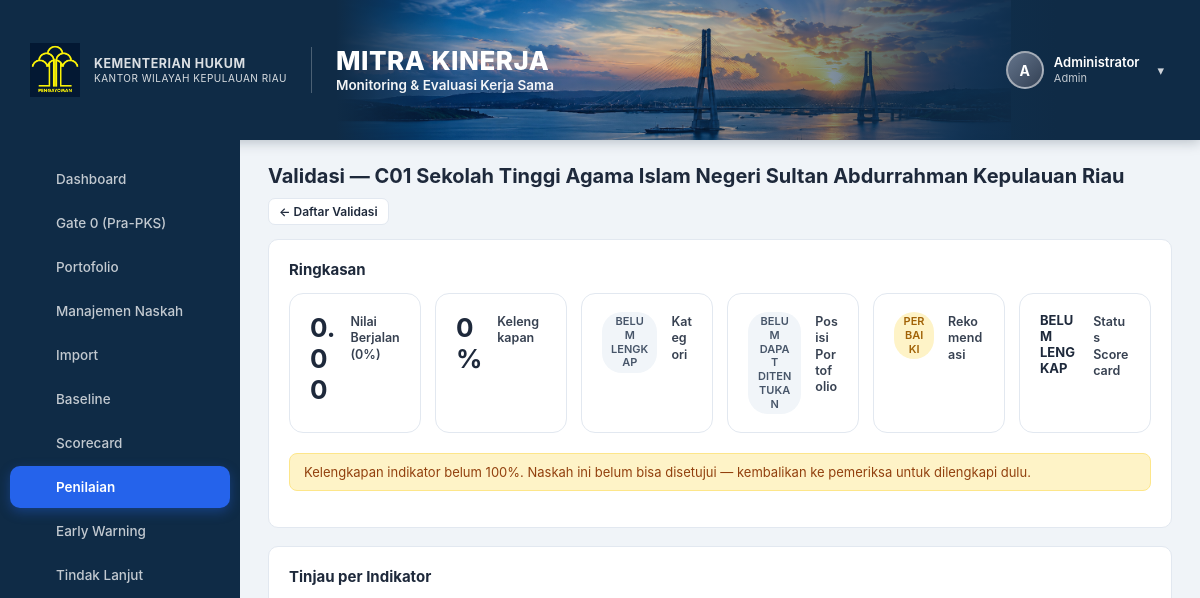
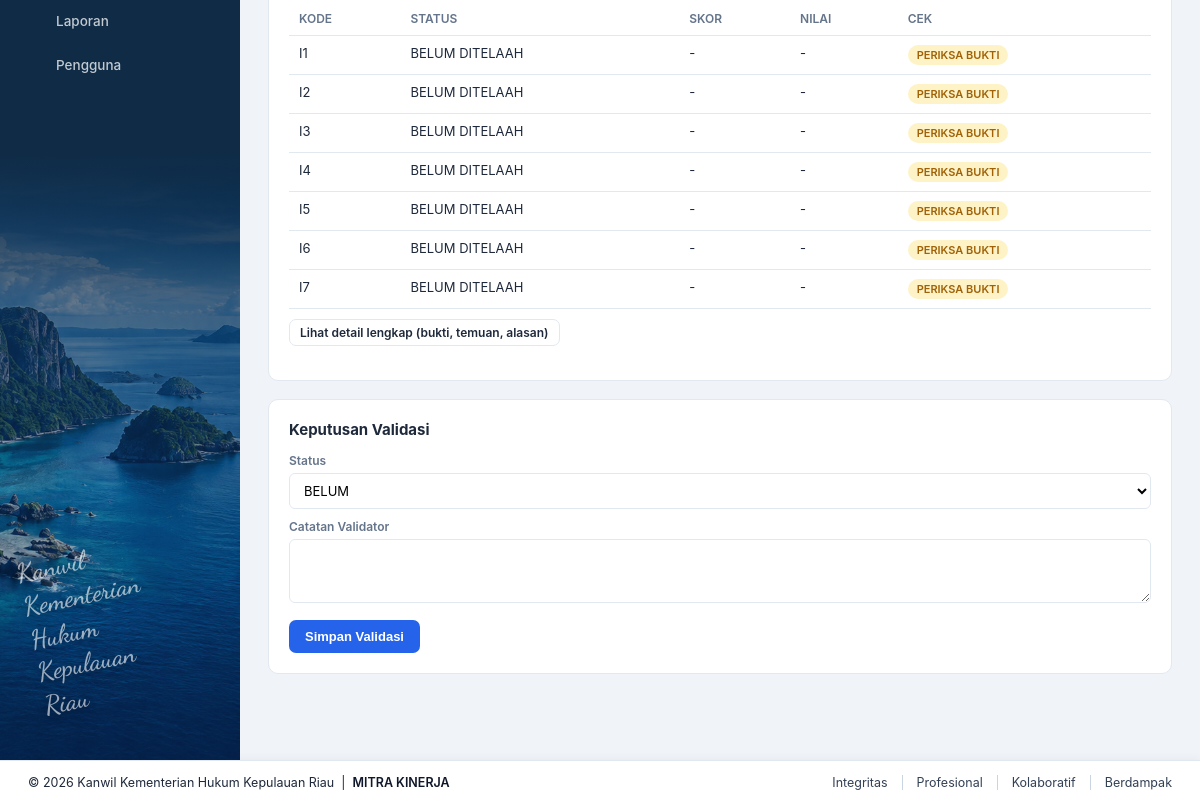
Before: /mitra_validasi.php?id=5 (signed in) with the older database file (2 pictures, top to bottom).
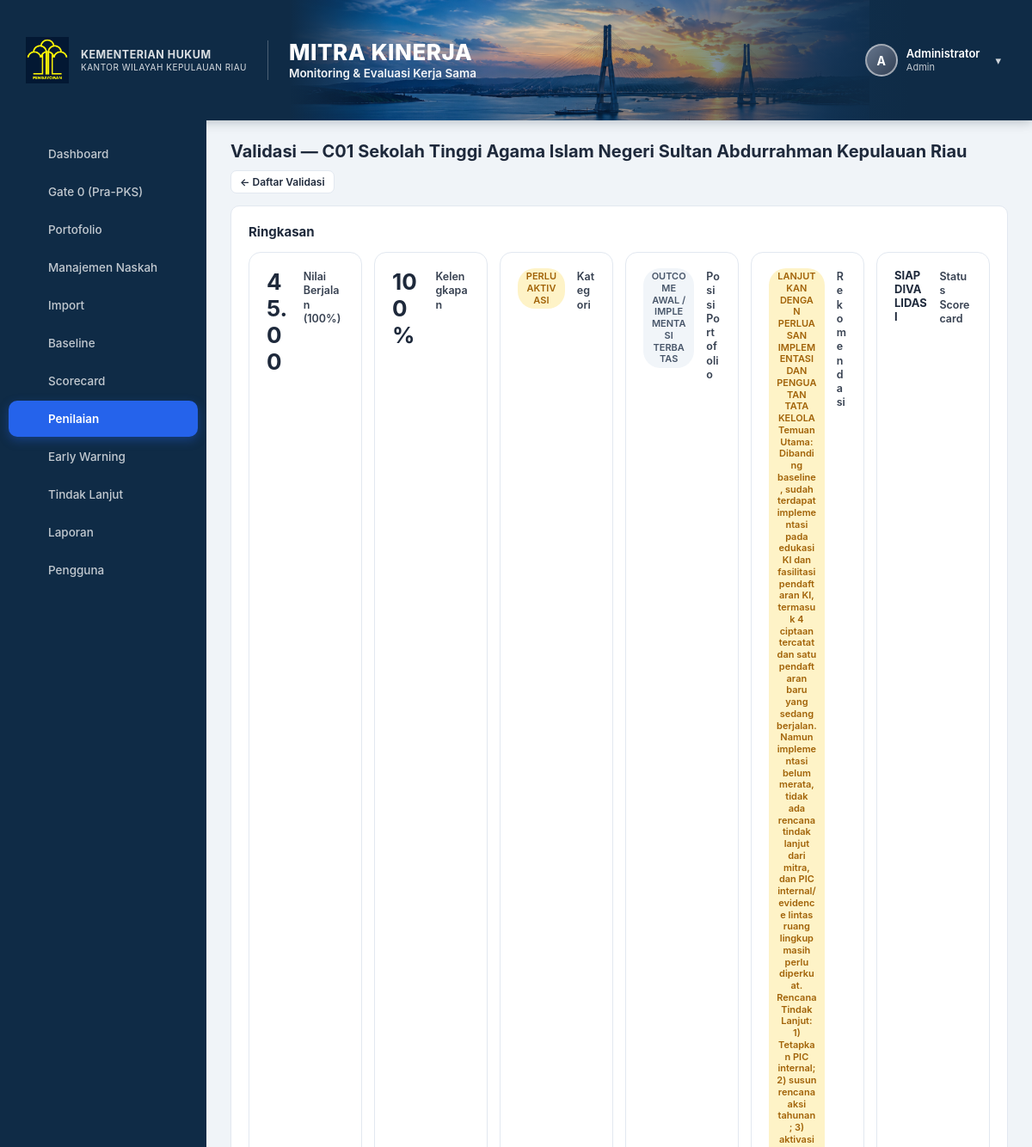
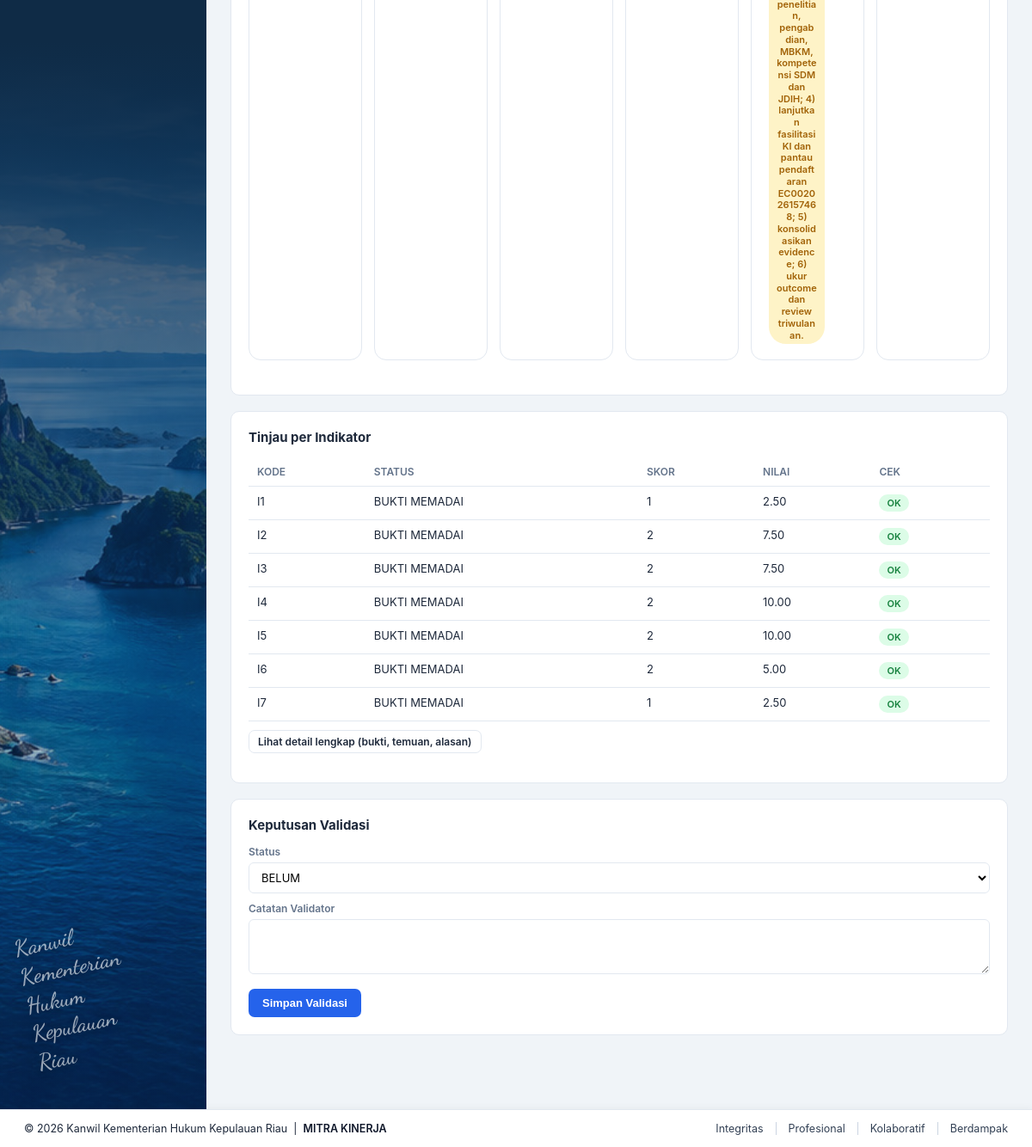
After: the same page with the newer database file (2 pictures, top to bottom).
### tables this page shows
CREATE TABLE `mitra_kinerja` (
  `id` int(11) NOT NULL AUTO_INCREMENT,
  `kode` varchar(5) NOT NULL,
  `portofolio` enum('Pilot Utama','Cadangan') NOT NULL,
  `nama_mitra` varchar(255) NOT NULL,
  `judul` text DEFAULT NULL,
  `jenis` enum('PKS','MoU') NOT NULL,
  `bidang` enum('AHU','KI','P3H','PPL','Keuangan','Humas','SDM') DEFAULT 'AHU',
  `pks_induk_id` int(11) DEFAULT NULL,
  `tanggal_mulai` date DEFAULT NULL,
  `tanggal_berakhir` date DEFAULT NULL,
  `status_tanggal` enum('TERVERIFIKASI','BELUM TERVERIFIKASI') NOT NULL DEFAULT 'BELUM TERVERIFIKASI',
  `evaluasi_per_tahun` int(11) NOT NULL DEFAULT 4,
  `baseline_status` enum('BELUM DIISI','DALAM PROSES','TERVERIFIKASI / DIKUNCI') NOT NULL DEFAULT 'BELUM DIISI',
  `baseline_locked_at` datetime DEFAULT NULL,
  `baseline_locked_by` int(11) DEFAULT NULL,
  `baseline_pemeriksa` varchar(255) DEFAULT NULL,
  `baseline_catatan_ringkasan` text DEFAULT NULL,
  `cutoff_date` date DEFAULT NULL,
  `sumber_baseline` varchar(255) DEFAULT NULL,
  `pic_internal` varchar(255) DEFAULT NULL,
  `pic_mitra` varchar(255) DEFAULT NULL,
  `file_naskah` varchar(255) DEFAULT NULL,
  `foto_kerjasama` varchar(255) DEFAULT NULL,
  `pemeriksa_id` int(11) DEFAULT NULL,
  `tanggal_review` date DEFAULT NULL,
  `status_scorecard` varchar(50) NOT NULL DEFAULT 'BELUM LENGKAP',
  `posisi_portofolio` varchar(150) NOT NULL DEFAULT 'BELUM DAPAT DITENTUKAN',
  `rekomendasi` text DEFAULT NULL,
  `created_at` timestamp NOT NULL DEFAULT current_timestamp(),
  `updated_at` timestamp NOT NULL DEFAULT current_timestamp() ON UPDATE current_timestamp(),
  PRIMARY KEY (`id`),
  UNIQUE KEY `kode` (`kode`),
  KEY `pemeriksa_id` (`pemeriksa_id`),
  KEY `fk_mitra_induk` (`pks_induk_id`),
  CONSTRAINT `fk_mitra_induk` FOREIGN KEY (`pks_induk_id`) REFERENCES `mitra_kinerja` (`id`) ON DELETE SET NULL,
  CONSTRAINT `mitra_kinerja_ibfk_1` FOREIGN KEY (`pemeriksa_id`) REFERENCES `users` (`id`) ON DELETE SET NULL
);

CREATE TABLE `indikator_skor` (
  `id` int(11) NOT NULL AUTO_INCREMENT,
  `mitra_id` int(11) NOT NULL,
  `kode_indikator` varchar(5) NOT NULL,
  `deskripsi` text DEFAULT NULL,
  `bobot` tinyint(4) NOT NULL,
  `referensi_baseline` text DEFAULT NULL,
  `kondisi_baseline` text DEFAULT NULL,
  `kondisi_saat_ini` text DEFAULT NULL,
  `status_pemeriksaan` varchar(50) NOT NULL DEFAULT 'BELUM DITELAAH',
  `temuan_bukti` text DEFAULT NULL,
  `skor` tinyint(4) DEFAULT NULL,
  `alasan_skor` text DEFAULT NULL,
  `catatan_tindak_lanjut` text DEFAULT NULL,
  `nilai` decimal(6,2) DEFAULT NULL,
  `updated_by` int(11) DEFAULT NULL,
  `updated_at` timestamp NOT NULL DEFAULT current_timestamp() ON UPDATE current_timestamp(),
  PRIMARY KEY (`id`),
  UNIQUE KEY `uq_mitra_indikator` (`mitra_id`,`kode_indikator`),
  KEY `updated_by` (`updated_by`),
  CONSTRAINT `indikator_skor_ibfk_1` FOREIGN KEY (`mitra_id`) REFERENCES `mitra_kinerja` (`id`) ON DELETE CASCADE,
  CONSTRAINT `indikator_skor_ibfk_2` FOREIGN KEY (`updated_by`) REFERENCES `users` (`id`) ON DELETE SET NULL,
  CONSTRAINT `chk_skor_range` CHECK (`skor` is null or `skor` between 0 and 4)
);

CREATE TABLE `validasi` (
  `id` int(11) NOT NULL AUTO_INCREMENT,
  `mitra_id` int(11) NOT NULL,
  `status` enum('BELUM','DISETUJUI','PERLU PERBAIKAN') NOT NULL DEFAULT 'BELUM',
  `validator_id` int(11) DEFAULT NULL,
  `tanggal_validasi` date DEFAULT NULL,
  `catatan` text DEFAULT NULL,
  PRIMARY KEY (`id`),
  UNIQUE KEY `mitra_id` (`mitra_id`),
  KEY `validator_id` (`validator_id`),
  CONSTRAINT `validasi_ibfk_1` FOREIGN KEY (`mitra_id`) REFERENCES `mitra_kinerja` (`id`) ON DELETE CASCADE,
  CONSTRAINT `validasi_ibfk_2` FOREIGN KEY (`validator_id`) REFERENCES `users` (`id`) ON DELETE SET NULL
);

### includes/functions.php (called while the page is built, shortened)
<?php
function hitungCekIndikator(array $row): string {
    $status  = $row['status_pemeriksaan'] ?? 'BELUM DITELAAH';
    $temuan  = trim((string)($row['temuan_bukti'] ?? ''));
    $skor    = $row['skor'];
    $alasan  = trim((string)($row['alasan_skor'] ?? ''));
    $isDapatDinilai = in_array($status, ['DAPAT DINILAI', 'BUKTI CUKUP', 'BUKTI MEMADAI'], true);
    $isBdnOrKurang  = in_array($status, ['BUKTI BELUM CUKUP', 'BUKTI BELUM MEMADAI', 'BELUM DAPAT DINILAI'], true);
    $isBelumTelaah  = in_array($status, ['BELUM DIPERIKSA', 'BELUM DITELAAH'], true);
    if ($isDapatDinilai) {
        return 'OK';
    }
    if ($isBelumTelaah) {
        return 'PERIKSA BUKTI';
    }
    return 'OK';
}
function ringkasanIndikator(array $indikatorRows): array {
    $cekOkCount = 0;
    $nilaiBerjalan = 0.0;
    $bobotDinilai = 0;
    $dapatDinilaiCount = 0;
    $bdnCount = 0;
    $buktiKurangCount = 0;
    foreach ($indikatorRows as $row) {
        $st = $row['status_pemeriksaan'] ?? 'BELUM DITELAAH';
        if (in_array($st, ['DAPAT DINILAI', 'BUKTI CUKUP', 'BUKTI MEMADAI'], true)) {
            $dapatDinilaiCount++;
            $bobotDinilai += (int)($row['bobot'] ?? BOBOT_INDIKATOR[$row['kode_indikator']] ?? 0);
        } elseif ($st === 'BELUM DAPAT DINILAI') {
            $bdnCount++;
        } elseif (in_array($st, ['BUKTI BELUM CUKUP', 'BUKTI BELUM MEMADAI'], true)) {
            $buktiKurangCount++;
        }
        if ($row['skor'] !== null) {
            $nilaiBerjalan += (float)($row['nilai'] ?? 0);
        }
        if (hitungCekIndikator($row) === 'OK') {
            $cekOkCount++;
        }
    }
    $n = count($indikatorRows) ?: 7;
    $kelengkapan = round(($cekOkCount / $n) * 100);
    $skorLengkap = ($cekOkCount === $n);
    $cekLengkapOk = ($cekOkCount === $n);
    if ($kelengkapan < 100) {
        $kategori = 'BELUM LENGKAP';
    } else {
        $kategori = kategoriDariNilai($nilaiBerjalan);
    }
    return [
        'nilai_berjalan'    => round($nilaiBerjalan, 2),
        'bobot_dinilai'     => $bobotDinilai,
        'kelengkapan'       => $kelengkapan,
        'skor_lengkap'      => $skorLengkap,
        'cek_lengkap_ok'    => $cekLengkapOk,
        'kategori'          => $kategori,
        'dapat_dinilai_n'   => $dapatDinilaiCount,
        'bdn_n'             => $bdnCount,
        'bukti_kurang_n'    => $buktiKurangCount,
    ];
}
function kategoriDariNilai(float $nilai): string {
    if ($nilai >= 25) return 'PERLU AKTIVASI';
    return 'KRITIS';
}
function statusDariKondisi(string $dimensi, ?string $kondisi): string {
    $map = KONDISI_OPTIONS[$dimensi] ?? [];
    return $map[$kondisi] ?? 'V0';
}
function hitungMasaBerlaku(?string $tanggalBerakhir, ?string $cutoffDate, ?string $statusTanggal = null): array {
    $timeBerakhir = strtotime($tanggalBerakhir);
    $timeCutoff = strtotime($cutoffDate);
    $sisaHari = (int) round(($timeBerakhir - $timeCutoff) / 86400);
    if ($sisaHari < 0) {
        $kondisi = 'SUDAH BERAKHIR'; $status = 'E3';
    } elseif ($sisaHari <= 30) {
        $kondisi = 'H-30'; $status = 'E3';
    } elseif ($sisaHari <= 90) {
        $kondisi = 'H-90'; $status = 'E2';
    } elseif ($sisaHari <= 180) {
        $kondisi = 'H-180'; $status = 'E1';
    } else {
        $kondisi = '> H-180'; $status = 'E0';
    }
    return ['sisa_hari' => $sisaHari, 'kondisi' => $kondisi, 'status' => $status];
}
function h(?string $s): string {
    return htmlspecialchars($s ?? '', ENT_QUOTES, 'UTF-8');
}

### includes/data.php (called while the page is built, shortened)
<?php
require_once __DIR__ . '/functions.php';
function getMitraSummary(PDO $pdo, array $mitra): array {
    $stmt = $pdo->prepare('SELECT * FROM indikator_skor WHERE mitra_id = ? ORDER BY kode_indikator');
    $stmt->execute([$mitra['id']]);
    $indikatorRows = $stmt->fetchAll();
    $stmt = $pdo->prepare('SELECT * FROM early_warning WHERE mitra_id = ? ORDER BY dimensi');
    $stmt->execute([$mitra['id']]);
    $warningRows = $stmt->fetchAll();
    $stmt = $pdo->prepare('SELECT * FROM intervensi_pimpinan WHERE mitra_id = ? ORDER BY no_pemicu');
    $stmt->execute([$mitra['id']]);
    $pemicuRows = $stmt->fetchAll();
    $stmt = $pdo->prepare('SELECT * FROM validasi WHERE mitra_id = ?');
    $stmt->execute([$mitra['id']]);
    $validasi = $stmt->fetch() ?: ['status' => 'BELUM'];
    $stmt = $pdo->prepare('SELECT * FROM intervensi_usulan WHERE mitra_id = ?');
    $stmt->execute([$mitra['id']]);
    $usulan = $stmt->fetch() ?: ['upaya_dilakukan' => null, 'keputusan_diminta' => null];
    $baselineRows = [];
    try {
        $stmtB = $pdo->prepare('SELECT * FROM baseline_elemen WHERE mitra_id = ? ORDER BY nomor_elemen ASC');
        $stmtB->execute([$mitra['id']]);
        $baselineRows = $stmtB->fetchAll();
    } catch (Throwable $e) {}
    $bVerified = 0;
    $bFilled = 0;
    foreach ($baselineRows as $b) {
        if (($b['status'] ?? '') === 'TERVERIFIKASI') $bVerified++;
        if (($b['status'] ?? '') !== 'BELUM DIISI') $bFilled++;
    }
    $bTotal = count($baselineRows) ?: 12;
    $baselineSummary = [
        'rows' => $baselineRows,
        'terverifikasi' => $bVerified,
        'terisi' => $bFilled,
        'total' => $bTotal,
        'persentase' => round(($bVerified / $bTotal) * 100),
        'is_locked' => ($mitra['baseline_status'] ?? '') === 'TERVERIFIKASI / DIKUNCI',
        'status' => $mitra['baseline_status'] ?? 'BELUM DIISI',
    ];
    $statusList = [];
    foreach ($warningRows as &$w) {
        if ($w['dimensi'] === 'Masa berlaku') {
            $mb = hitungMasaBerlaku($mitra['tanggal_berakhir'], $mitra['cutoff_date'], $mitra['status_tanggal']);
            $w['kondisi'] = $mb['kondisi'];
            $w['status']  = $mb['status'];
            $w['sisa_hari'] = $mb['sisa_hari'];
        } else {
            $w['status'] = statusDariKondisi($w['dimensi'], $w['kondisi'] ?? 'BELUM DIPERIKSA');
        }
        $statusList[] = $w['status'];
    }
    $ringkasan = ringkasanIndikator($indikatorRows);
    $warning = warningTertinggi($statusList);
    $hasilUji = hasilUjiIntervensi($pemicuRows, $warning['status']);
    $cekUsulan = cekUsulanIntervensi($pemicuRows, $hasilUji, $usulan['upaya_dilakukan'], $usulan['keputusan_diminta']);
    $calculatedStatus = hitungStatusScorecard($ringkasan['skor_lengkap'], $ringkasan['cek_lengkap_ok'], $validasi['status']);
    if (!empty($mitra['status_scorecard']) && in_array($mitra['status_scorecard'], ['MASA IMPLEMENTASI AWAL', 'FINAL', 'FINAL/TERVALIDASI'], true)) {
        $statusScorecard = $mitra['status_scorecard'];
    } else {
        $statusScorecard = $calculatedStatus;
    }
    $posisiPortofolio = (!empty($mitra['posisi_portofolio']) && $mitra['posisi_portofolio'] !== 'BELUM DAPAT DITENTUKAN')
        ? $mitra['posisi_portofolio']
        : hitungPosisiPortofolio($indikatorRows);
    $sisaHari = null;
    foreach ($warningRows as $wr) {
        if ($wr['dimensi'] === 'Masa berlaku' && isset($wr['sisa_hari'])) {
            $sisaHari = $wr['sisa_hari'];
            break;
        }
    }
    $rekomendasi = (!empty($mitra['rekomendasi']) && $mitra['rekomendasi'] !== 'BELUM DITENTUKAN')
        ? $mitra['rekomendasi']
        : hitungRekomendasi($ringkasan['nilai_berjalan'], $warning['status'], $posisiPortofolio, $sisaHari);
    $evaluasiPerTahun = (int)($mitra['evaluasi_per_tahun'] ?? 4);
    $monev = hitungKebutuhanScorecard($mitra['tanggal_mulai'] ?? null, $mitra['tanggal_berakhir'] ?? null, $evaluasiPerTahun);
    try {
        $stmtSM = $pdo->prepare('SELECT * FROM siklus_monev WHERE mitra_id = ? ORDER BY tanggal_target_evaluasi ASC');
        $stmtSM->execute([$mitra['id']]);
        $realMilestones = $stmtSM->fetchAll();
        if (!empty($realMilestones)) {
            $todayTs = strtotime(date('Y-m-d'));
            $nearestTarget = null;
            $nearestDiff = null;
            $warning1Bulan = false;
            $msList = [];
            foreach ($realMilestones as $rm) {
                $tgtStr = $rm['tanggal_target_evaluasi'];
                $diff = (int)round((strtotime($tgtStr) - $todayTs) / 86400);
                $isDueSoon = ($diff >= 0 && $diff <= 30);
                $isPast = ($diff < 0);
                $msList[] = [
                    'siklus_ke'     => (int)$rm['siklus_ke'],
                    'nama'          => $rm['nama_siklus'],
                    'target_tgl'    => $tgtStr,
                    'sisa_hari'     => $diff,
                    'is_due_soon'   => $isDueSoon,
                    'is_past'       => $isPast,
                    'status_siklus' => $rm['status_siklus']
                ];
                if ($nearestTarget === null && $diff >= -15) {
                    $nearestTarget = $tgtStr;
                    $nearestDiff = $diff;
                }
            }
            if (!empty($msList)) {
                $monev['milestones'] = $msList;
                $monev['total_siklus'] = count($msList);
                if ($nearestTarget !== null) {
                    $monev['target_evaluasi_terdekat'] = $nearestTarget;
                    $monev['hari_menuju_evaluasi'] = $nearestDiff;
                    $monev['warning_1_bulan'] = $warning1Bulan;
                }
            }
        }
    } catch (Throwable $e) {}
    return [
        'mitra'             => $mitra,
        'indikator'         => $indikatorRows,
        'warning_rows'      => $warningRows,
        'pemicu_rows'       => $pemicuRows,
        'validasi'          => $validasi,
        'usulan'            => $usulan,
        'nilai_berjalan'    => $ringkasan['nilai_berjalan'],
        'bobot_dinilai'     => $ringkasan['bobot_dinilai'],
        'kelengkapan'       => $ringkasan['kelengkapan'],
        'skor_lengkap'      => $ringkasan['skor_lengkap'],
        'cek_lengkap_ok'    => $ringkasan['cek_lengkap_ok'],
        'kategori'          => $ringkasan['kategori'],
        'status_scorecard'  => $statusScorecard,
        'posisi_portofolio' => $posisiPortofolio,
        'rekomendasi'       => $rekomendasi,
        'warning'           => $warning,
        'hasil_uji'         => $hasilUji,
        'cek_usulan'        => $cekUsulan,
        'dapat_dinilai_n'   => $ringkasan['dapat_dinilai_n'],
        'bdn_n'             => $ringkasan['bdn_n'],
        'bukti_kurang_n'    => $ringkasan['bukti_kurang_n'],
        'monev'             => $monev,
        'baseline'          => $baselineSummary,
    ];
}

### mitra_validasi.php (the view, shortened to what the rows shown need)
<?php
require_once __DIR__ . '/includes/auth.php';
require_once __DIR__ . '/includes/data.php';
$pdo = getDB();
$id = (int)($_GET['id'] ?? 0);
    ?>
    <?php
$stmt = $pdo->prepare('SELECT * FROM mitra_kinerja WHERE id = ?');
$stmt->execute([$id]);
$mitra = $stmt->fetch();
$summary = getMitraSummary($pdo, $mitra);
require __DIR__ . '/includes/header.php';
?>
<div class="flex-between" style="margin-bottom:14px;">
    <div>
        <h1 style="margin:0;font-size:20px;">Validasi — <?= h($mitra['kode']) ?> <?= h($mitra['nama_mitra']) ?></h1>
    </div>
</div>
<div class="card">
    <h2>Ringkasan</h2>
    <div class="kpi-grid" style="grid-template-columns:repeat(auto-fit, minmax(130px, 1fr));">
        <div class="kpi-card"><span class="badge badge-<?= warnaKategori($summary['kategori']) ?>"><?= h($summary['kategori']) ?></span><div class="kpi-label">Kategori</div></div>
        <div class="kpi-card"><span class="badge badge-secondary" style="font-size:11px;"><?= h($summary['posisi_portofolio']) ?></span><div class="kpi-label">Posisi Portofolio</div></div>
        <div class="kpi-card"><div style="font-weight:700;font-size:13px;"><?= h($summary['status_scorecard']) ?></div><div class="kpi-label">Status Scorecard</div></div>
    </div>
</div>
<div class="card">
    <h2>Tinjau per Indikator</h2>
    <div class="table-wrap">
    <table>
        <thead><tr><th>Kode</th><th>Status</th><th>Skor</th><th>Nilai</th><th>Cek</th></tr></thead>
        <tbody>
        <?php foreach ($summary['indikator'] as $row): $cek = hitungCekIndikator($row); ?>
        <tr>
            <td><?= h($row['kode_indikator']) ?></td>
            <td><?= h($row['status_pemeriksaan']) ?></td>
            <td><?= $row['skor'] !== null ? $row['skor'] : '-' ?></td>
            <td><?= $row['nilai'] !== null ? number_format($row['nilai'],2) : '-' ?></td>
            <td><span class="badge badge-<?= $cek === 'OK' ? 'success' : 'warning' ?>"><?= h($cek) ?></span></td>
        </tr>
        <?php endforeach; ?>
        </tbody>
    </table>
    </div>
</div>
<div class="card">
    <h2>Keputusan Validasi</h2>
    <form method="post">
        <div class="form-grid">
            <div class="field">
                <label>Status</label>
                <select name="status">
                    <?php foreach (['BELUM','DISETUJUI','PERLU PERBAIKAN'] as $opt): ?>
                    <option value="<?= $opt ?>" <?= $summary['validasi']['status'] === $opt ? 'selected' : '' ?>><?= $opt ?></option>
                    <?php endforeach; ?>
                </select>
            </div>
        </div>
    </form>
</div>
<?php require __DIR__ . '/includes/footer.php'; ?>

Changed rows visible on the page:
changed mitra_kinerja "Sekolah Tinggi Agama Islam Negeri Sultan Abdurrahman Kepulauan Riau": status_scorecard "BELUM LENGKAP" → (not shown); posisi_portofolio "BELUM DAPAT DITENTUKAN" → (not shown)
changed indikator_skor (number 1 of 7 on the later page): status_pemeriksaan "BELUM DITELAAH" → "BUKTI MEMADAI"; skor (not shown) → "1"; nilai (not shown) → "2.50"; status_pemeriksaan "PERIKSA BUKTI" → "OK"; no longer shows "-"
changed indikator_skor (number 2 of 7 on the later page): status_pemeriksaan "BELUM DITELAAH" → "BUKTI MEMADAI"; skor (not shown) → "2"; nilai (not shown) → "7.50"; status_pemeriksaan "PERIKSA BUKTI" → "OK"; no longer shows "-"
changed indikator_skor (number 3 of 7 on the later page): status_pemeriksaan "BELUM DITELAAH" → "BUKTI MEMADAI"; skor (not shown) → "2"; nilai (not shown) → "7.50"; status_pemeriksaan "PERIKSA BUKTI" → "OK"; no longer shows "-"
changed indikator_skor (number 4 of 7 on the later page): status_pemeriksaan "BELUM DITELAAH" → "BUKTI MEMADAI"; skor (not shown) → "2"; nilai (not shown) → "10.00"; status_pemeriksaan "PERIKSA BUKTI" → "OK"; no longer shows "-"
changed indikator_skor (number 5 of 7 on the later page): status_pemeriksaan "BELUM DITELAAH" → "BUKTI MEMADAI"; skor (not shown) → "2"; nilai (not shown) → "10.00"; status_pemeriksaan "PERIKSA BUKTI" → "OK"; no longer shows "-"
changed indikator_skor (number 6 of 7 on the later page): status_pemeriksaan "BELUM DITELAAH" → "BUKTI MEMADAI"; skor (not shown) → "2"; nilai (not shown) → "5.00"; status_pemeriksaan "PERIKSA BUKTI" → "OK"; no longer shows "-"
changed indikator_skor (number 7 of 7 on the later page): status_pemeriksaan "BELUM DITELAAH" → "BUKTI MEMADAI"; skor (not shown) → "1"; nilai (not shown) → "2.50"; status_pemeriksaan "PERIKSA BUKTI" → "OK"; no longer shows "-"
Other visible differences:
$summary['nilai_berjalan']: "0.00" → "45.00"
$summary['bobot_dinilai']: "0" → "100"
$summary['kelengkapan']: "0" → "100"
$summary['kategori']: (not shown) → "PERLU AKTIVASI"
$summary['posisi_portofolio']: (not shown) → "OUTCOME AWAL / IMPLEMENTASI TERBATAS"
$summary['rekomendasi']: "PERBAIKI" → "LANJUTKAN DENGAN PERLUASAN IMPLEMENTASI DAN PENGUATAN TATA KELOLA Temuan Utama: Dibanding baseline, sudah terdapat implementasi pada edukasi KI dan fasilitasi pendaftaran KI, termasuk 4 ciptaan tercatat dan satu pendaftaran baru yang sedang berjalan. Namun implementasi belum merata, tidak ada rencana tindak lanjut dari mitra, dan PIC internal/evidence lintas ruang lingkup masih perlu diperkuat. Rencana Tindak Lanjut: 1) Tetapkan PIC internal; 2) susun rencana aksi tahunan; 3) aktivasi penelitian, pengabdian, MBKM, kompetensi SDM dan JDIH; 4) lanjutkan fasilitasi KI dan pantau pendaftaran EC002026157468; 5) konsolidasikan evidence; 6) ukur outcome dan review triwulanan."
$summary['status_scorecard']: (not shown) → "SIAP DIVALIDASI"
text no longer shown: "Kelengkapan indikator belum 100%. Naskah ini belum bisa disetujui — kembalikan ke pemeriksa untuk dilengkapi dulu."
